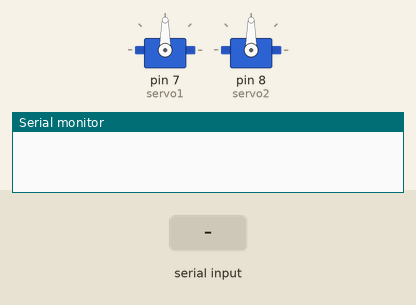
Bench run of a sketch on a simulated Arduino Uno, built with avr-gcc and run on an emulated ATmega328P. Parts: 2 × servo, the last lines printed to the serial monitor. Inputs (shaded band) come from the test bench.

Above: at 1.2 s.
1.3 s: "30,150\n" received over Serial
At 1.8 s:
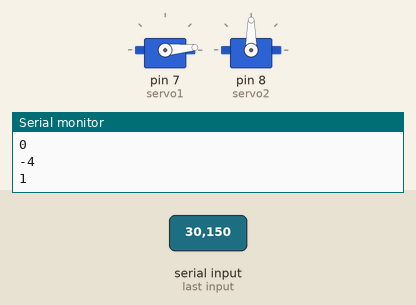
3.4 s: "2\n" received over Serial
At 4.8 s:
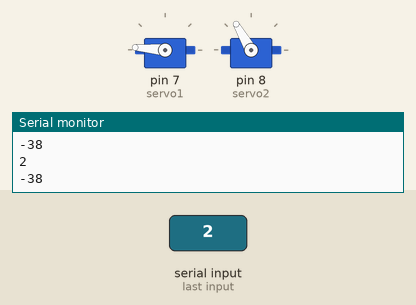
6.4 s: "1\n" received over Serial
At 7.1 s:
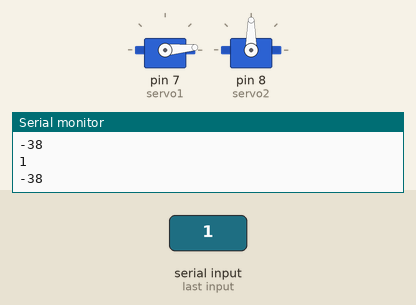
9.4 s: "3\n" received over Serial
At 10.7 s:
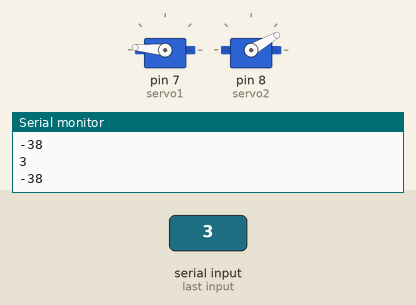
Timing chart, 0 to 13.0 s (numbered marks = the images above; inputs shaded):
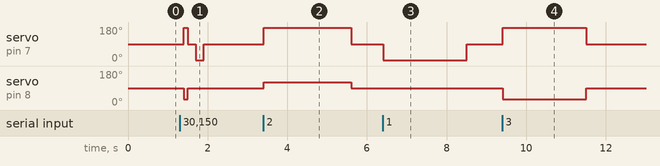

Measured:
- after the input at 1.3 s, servo on pin 7 (servo1): 90° → 175° after 0.10 s, → 90° 0.10 s later, → 5° 0.20 s later, → 90° 0.20 s later; servo on pin 8 (servo2): 90° → 30° after 0.10 s, → 90° 0.10 s later
- after the input at 3.4 s, servo on pin 7 (servo1): 90° → 175° at once, → 90° 2.2 s later; servo on pin 8 (servo2): 90° → 120° at once, → 90° 2.2 s later
- after the input at 6.4 s, servo on pin 7 (servo1): 90° → 5° at once, → 90° 2.1 s later
- after the input at 9.4 s, servo on pin 7 (servo1): 90° → 175° at once, → 90° 2.1 s later; servo on pin 8 (servo2): 90° → 30° at once, → 90° 2.1 s later

The sketch:

chocoball.ino
```cpp
#include <Servo.h>

Servo servo1, servo2;
int num1 = 0, num2 = 0;
String str = "";
int state = -1, pre_state = -1;
unsigned long start_time = 0;

void setup(){
  servo1.attach(7);
  servo2.attach(8);
  num1 = 90;
  motor1(num1);
  num2 = 90;
  motor2(num2);
  Serial.begin(9600);

  start_time = millis();
}

void loop(){

  if(Serial.available() > 0){
    //データの読み込み
    state = int(Serial.read()) - 48;
    Serial.println(state);

    if (state == 0) {
      num1 = 90;
      num2 = 90;
    } else if (state == 1) {
      num1 = 5;
      num2 = 90;
    } else if (state == 2) {
      num1 = 175;
      num2 = 120;
    } else if (state == 3) {
      num1 = 175;
      num2 = 30;
    }
    motor1(num1);
    motor2(num2);

    start_time = millis();

    pre_state = state;
  }

  if (millis() - start_time > 2000) {
    num1 = 90;
    num2 = 90;
    pre_state = -1;
    motor1(num1);
    motor2(num2);
  }

  delay(100);
}

void motor1(int num) {
  servo1.write(num);
}

void motor2(int num) {
  servo2.write(num);
}
```
